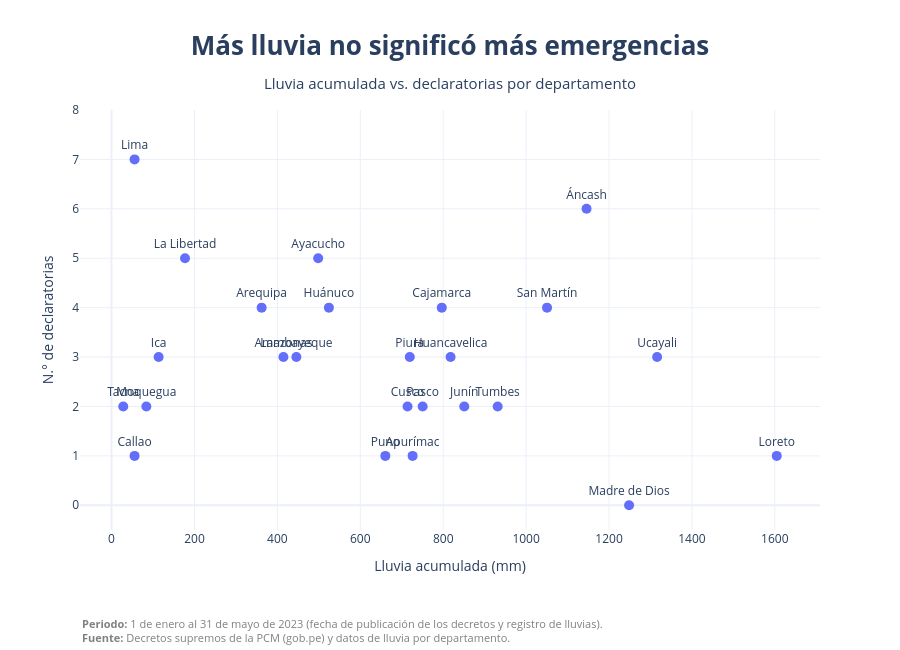

Notebook code cell kept with this figure:
### Markdown cell above
## Paso 8 — Gráficos con Plotly

### Code cell
# 1) Nota al pie (periodo y fuente)
NOTA = (
    "<b>Periodo:</b> 1 de enero al 31 de mayo de 2023 "
    "(fecha de publicación de los decretos y registro de lluvias).<br>"
    "<b>Fuente:</b> Decretos supremos de la PCM (gob.pe) y datos de lluvia por departamento."
)

def agregar_nota(fig):
    fig.add_annotation(
        text=NOTA,
        xref="paper", yref="paper",
        x=0, y=-0.2, xanchor="left", yanchor="top",
        showarrow=False, align="left",
        font=dict(size=11, color="gray"),
    )
    fig.update_layout(margin=dict(t=110, b=120))  # espacio arriba (título) y abajo (nota)
    return fig

# 2) Gráfico de dispersión
fig_disp = px.scatter(
    tabla_final,
    x="lluvia_total_mm",
    y="declaratorias",
    text="departamento",
    hover_data=["ubigeo", "dias_lluvia_fuerte", "prorrogas"],
    title="<b>Más lluvia no significó más emergencias</b>"
          "<br><span style='font-size:15px'>Lluvia acumulada vs. declaratorias por departamento</span>",
    labels={"lluvia_total_mm": "Lluvia acumulada (mm)", "declaratorias": "N.° de declaratorias"},
)
fig_disp.update_traces(textposition="top center", marker=dict(size=10), cliponaxis=False)
fig_disp.update_layout(
    height=650,
    template="plotly_white",
    title_x=0.5,
    title_xanchor="center",
    title_font_size=26,  # título más grande
    yaxis_range=[-0.5, tabla_final["declaratorias"].max() + 1],
)

# 3) Agregar la nota y recién mostrar
agregar_nota(fig_disp)
fig_disp.show()

### Figure 1 — Plotly figure (JSON) as saved in the notebook; plotly's stock layout.template omitted (floating-point values rounded to 4 significant figures)
{"data": [{"cliponaxis": false, "customdata": [["01", 3, 1], ["02", 9, 1], ["03", 3, 0], ["04", 1, 0], ["05", 2, 1], ["06", 0, 0], ["07", 0, 0], ["08", 1, 0], ["09", 3, 0], ["10", 2, 0], ["11", 0, 0], ["12", 6, 0], ["13", 1, 0], ["14", 4, 1], ["15", 0, 0], ["16", 26, 0], ["17", 23, 0], ["18", 0, 0], ["19", 1, 0], ["20", 12, 1], ["21", 4, 0], ["22", 12, 0], ["23", 0, 0], ["24", 14, 1], ["25", 24, 0]], "hovertemplate": "Lluvia acumulada (mm)=%{x}<br>N.° de declaratorias=%{y}<br>departamento=%{text}<br>ubigeo=%{customdata[0]}<br>dias_lluvia_fuerte=%{customdata[1]}<br>prorrogas=%{customdata[2]}<extra></extra>", "legendgroup": "", "marker": {"color": "#636efa", "size": 10, "symbol": "circle"}, "mode": "markers+text", "name": "", "orientation": "v", "showlegend": false, "text": ["Amazonas", "Áncash", "Apurímac", "Arequipa", "Ayacucho", "Cajamarca", "Callao", "Cusco", "Huancavelica", "Huánuco", "Ica", "Junín", "La Libertad", "Lambayeque", "Lima", "Loreto", "Madre de Dios", "Moquegua", "Pasco", "Piura", "Puno", "San Martín", "Tacna", "Tumbes", "Ucayali"], "textposition": "top center", "type": "scatter", "x": [414.6, 1146.0, 726.2, 362.0, 498.4, 796.6, 55.5, 714.0, 817.8, 524.3, 113.6, 850.8, 177.2, 445.8, 55.5, 1605.0, 1248.0, 83.9, 750.4, 719.4, 660.4, 1050.0, 28.2, 931.4, 1316.0], "xaxis": "x", "y": [3, 6, 1, 4, 5, 4, 1, 2, 3, 4, 3, 2, 5, 3, 7, 1, 0, 2, 2, 3, 1, 4, 2, 2, 3], "yaxis": "y"}], "layout": {"annotations": [{"align": "left", "font": {"color": "gray", "size": 11}, "showarrow": false, "text": "<b>Periodo:</b> 1 de enero al 31 de mayo de 2023 (fecha de publicación de los decretos y registro de lluvias).<br><b>Fuente:</b> Decretos supremos de la PCM (gob.pe) y datos de lluvia por departamento.", "x": 0, "xanchor": "left", "xref": "paper", "y": -0.2, "yanchor": "top", "yref": "paper"}], "height": 650, "legend": {"tracegroupgap": 0}, "margin": {"b": 120, "t": 110}, "title": {"font": {"size": 26}, "text": "<b>Más lluvia no significó más emergencias</b><br><span style='font-size:15px'>Lluvia acumulada vs. declaratorias por departamento</span>", "x": 0.5, "xanchor": "center"}, "xaxis": {"anchor": "y", "domain": [0, 1], "title": {"text": "Lluvia acumulada (mm)"}}, "yaxis": {"anchor": "x", "domain": [0, 1], "range": [-0.5, 8], "title": {"text": "N.° de declaratorias"}}}}
